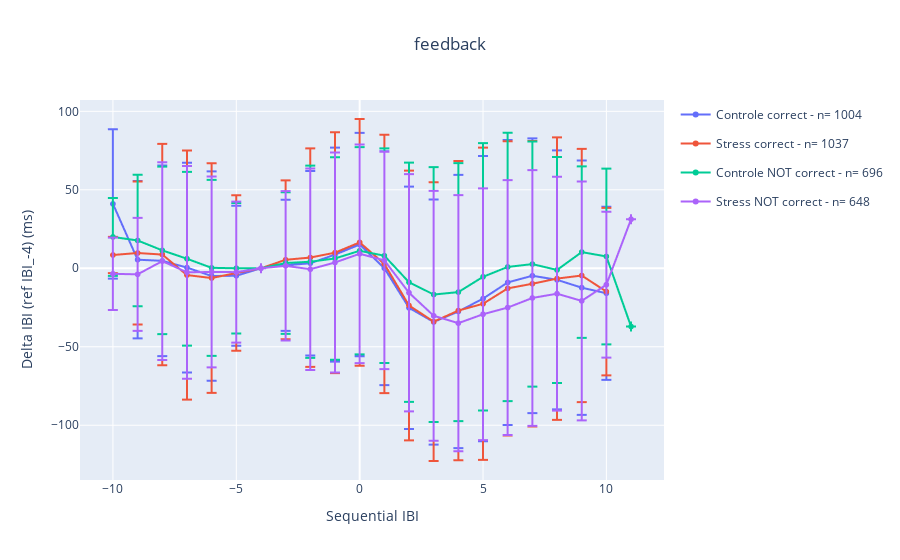

Source (notebook cell):
### Markdown cell above
### Per group & answered correctly

### Code cell
fig_list = []
fig = go.Figure()
for answered_correctly in [True, False]:
    shown_groups = []
    for group in ["Controle", "Stress"]:
        rr_group = []
        df_f_gr = df_feedback[
            (df_feedback["Procedure[Block]"] == group)
            & (df_feedback.answered_correctly == answered_correctly)
        ]
        for feeback_idx, _ in df_f_gr.iterrows():
            rr_d = (
                df_slc[df_slc["feedback_index"] == feeback_idx]
                .copy()
                .set_index("IBI_pos")
                .sort_index()["RR_delta_ms"]
            )
            rr_group.append(rr_d)

        df_rr_group = pd.concat(rr_group, axis=1, ignore_index=False)
        rr_group_mean = df_rr_group.mean(axis=1)
        rr_group_std = df_rr_group.std(axis=1)
        fig.add_trace(
            go.Scattergl(
                x=rr_group_mean.index,
                y=rr_group_mean,
                error_y=dict(type="data", array=rr_group_std, visible=True),
                mode="markers+lines",
                name=group
                + f"{' NOT' if not answered_correctly else ''} correct - n= {df_rr_group.shape[1]}",
                legendgroup=group + str(answered_correctly),
                showlegend=group not in shown_groups,
            )
        )
        shown_groups.append(group)

fig.update_layout(height=400, title=f"feedback", title_x=0.5)
fig.update_xaxes(title_text="Sequential IBI")
fig.update_yaxes(title_text=f"Delta IBI (ref IBI_{reference_ibi_pos}) (ms)")
fig.show()

### Figure 1 — Plotly figure (JSON) as saved in the notebook; plotly's stock layout.template omitted (floating-point values rounded to 4 significant figures)
{"data": [{"error_y": {"array": [47.58, 50.14, 60.7, 66.81, 66.71, 44.58, 0, 41.77, 58.79, 68.17, 71.18, 74.49, 77.21, 78.08, 87.03, 90.86, 90.79, 87.54, 82.5, 81.06, 55.16], "type": "data", "visible": true}, "legendgroup": "ControleTrue", "mode": "markers+lines", "name": "Controle correct - n= 1004", "showlegend": true, "type": "scattergl", "x": [-10, -9, -8, -7, -6, -5, -4, -3, -2, -1, 0, 1, 2, 3, 4, 5, 6, 7, 8, 9, 10], "y": [41.02, 5.469, 4.764, 0.4452, -4.933, -4.751, 0, 1.887, 3.213, 8.699, 15.12, 0.06646, -25.18, -34.24, -27.53, -19.34, -9.021, -4.755, -7.348, -12.35, -15.91]}, {"error_y": {"array": [11.57, 45.54, 70.52, 79.36, 73.15, 49.54, 0, 50.63, 69.6, 76.7, 78.61, 82.33, 85.95, 88.81, 95.3, 99.48, 93.73, 90.93, 90.0, 80.69, 53.38], "type": "data", "visible": true}, "legendgroup": "StressTrue", "mode": "markers+lines", "name": "Stress correct - n= 1037", "showlegend": true, "type": "scattergl", "x": [-10, -9, -8, -7, -6, -5, -4, -3, -2, -1, 0, 1, 2, 3, 4, 5, 6, 7, 8, 9, 10], "y": [8.464, 9.74, 8.75, -4.308, -6.23, -2.97, 0, 5.425, 6.836, 9.951, 16.5, 2.778, -23.71, -33.98, -26.96, -22.61, -12.82, -9.857, -6.555, -4.613, -14.86]}, {"error_y": {"array": [24.8, 41.92, 53.34, 55.35, 56.05, 41.55, 0, 45.09, 61.22, 64.49, 66.02, 68.36, 76.23, 81.19, 82.21, 85.21, 85.51, 78.09, 72.01, 54.62, 55.98, null], "type": "data", "visible": true}, "legendgroup": "ControleFalse", "mode": "markers+lines", "name": "Controle NOT correct - n= 696", "showlegend": true, "type": "scattergl", "x": [-10, -9, -8, -7, -6, -5, -4, -3, -2, -1, 0, 1, 2, 3, 4, 5, 6, 7, 8, 9, 10, 11], "y": [19.97, 17.72, 11.42, 6.074, 0.2744, 0.02692, 0, 3.342, 4.171, 6.263, 11.15, 8.014, -8.91, -16.73, -15.19, -5.429, 0.8634, 2.664, -1.08, 10.31, 7.543, -37.11]}, {"error_y": {"array": [23.08, 35.98, 62.99, 67.77, 60.79, 44.9, 0, 47.62, 64.15, 70.06, 69.63, 69.24, 75.57, 79.6, 81.59, 80.2, 81.21, 81.46, 74.51, 76.1, 46.46, null], "type": "data", "visible": true}, "legendgroup": "StressFalse", "mode": "markers+lines", "name": "Stress NOT correct - n= 648", "showlegend": true, "type": "scattergl", "x": [-10, -9, -8, -7, -6, -5, -4, -3, -2, -1, 0, 1, 2, 3, 4, 5, 6, 7, 8, 9, 10, 11], "y": [-3.515, -3.855, 4.562, -2.57, -2.337, -2.425, 0, 1.577, -0.605, 3.692, 9.237, 5.04, -15.57, -30.26, -34.96, -29.29, -25.03, -18.91, -16.2, -20.77, -10.45, 31.25]}], "layout": {"autosize": true, "title": {"text": "feedback", "x": 0.5}, "xaxis": {"autorange": true, "range": [-11.26, 12.26], "title": {"text": "Sequential IBI"}, "type": "linear"}, "yaxis": {"autorange": true, "range": [-134.9, 107.2], "title": {"text": "Delta IBI (ref IBI_-4) (ms)"}, "type": "linear"}}}
